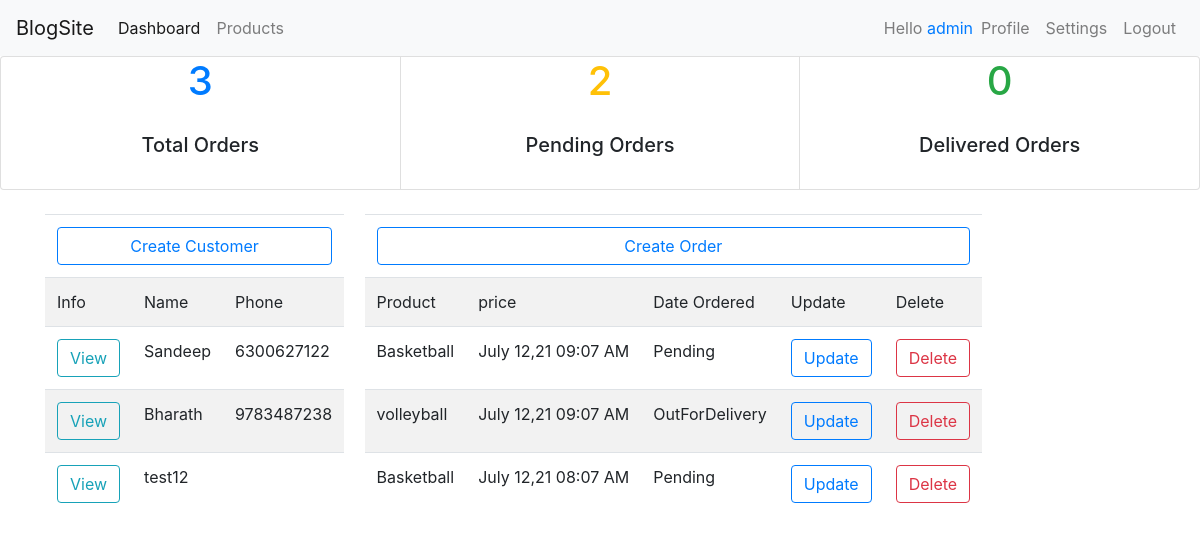
The app's page / (signed in) with its own data.
### accounts/models.py (models this page shows, shortened)
class Customer(models.Model):
    user=models.OneToOneField(User,null=True,on_delete=models.CASCADE)
    name=models.CharField(max_length=50)
    img=models.ImageField(null=True,blank=True)
    phone=models.CharField(max_length=12)
    email=models.EmailField(max_length=200)
    date_created=models.DateTimeField(auto_now_add=True)

class Order(models.Model):
    STA=(('Pending','Pending'),('OutForDelivery','OutForDelivery'),('Delivered','Delivered'))
    customer=models.ForeignKey(Customer,on_delete=models.SET_NULL,null=True)
    product=models.ForeignKey(Product,on_delete=models.SET_NULL,null=True)
    status=models.CharField(max_length=200,choices=STA)
    date_created=models.DateTimeField(auto_now_add=True)
    note=models.CharField(max_length=100,null=True)

class Product(models.Model):
    CAT=(('Indoor','Indoor'),('Outdoor','Outdoor'))
    name=models.CharField(max_length=20)
    price=models.FloatField(null=True)
    description=models.TextField(max_length=200)
    category=models.CharField(max_length=200,choices=CAT)
    date_created=models.DateTimeField(auto_now_add=True)
    tag=models.ManyToManyField(Tag)

### accounts/decorators.py (the view)
    def wrapper_func(request,*args,**kwargs):
        group=None
        if request.user.groups.exists():
            group=request.user.groups.all()[0].name
            print(group)
        if group=='admins':
            return view_func(request,*args,**kwargs)
        elif group=='customers':
            return redirect('user')

### accounts/views.py (called while the page is built)
@login_required(login_url='login')
@admin_only
def Dashboard(request):
    orders=Order.objects.order_by('-date_created')
    customers=Customer.objects.all()
    pending=Order.objects.filter(status='Pending').count()
    delivered=Order.objects.filter(status='Delivered').count()
    total=Order.objects.all().count()
    context={'customers':customers,'orders':orders,'pending':pending,'delivered':delivered,'total':total}
    return render(request,'accounts/dashboard.html',context)

### accounts/templates/accounts/dashboard.html
{% extends 'accounts/base.html' %}
{% block content %}
<div class="card-group">
    <div class="card text-center">
      <h1 class="text-primary">{{total}}</h1>
      <div class="card-body">
        <h5 class="card-title">Total Orders</h5>
      </div>
    </div>
    <div class="card text-center">
        <h1 class="text-warning">{{pending}}</h1>
        <div class="card-body">
          <h5 class="card-title">Pending Orders</h5>
        </div>
    </div>
    <div class="card text-center">
        <h1 class="text-success">{{delivered}}</h1>
        <div class="card-body">
          <h5 class="card-title">Delivered Orders</h5>
        </div>
    </div>
  </div>
<div class="container mt-4">
    <table class="table table-striped" style="display:inline">
      <thead>
      <td colspan="3">
      <a class="btn btn-outline-primary" href="" style="display:block">Create Customer</a>
      </td>
      </thead>
        <tr class="thead-dark">
            <td>Info</td>
            <td>Name</td>
            <td>Phone</td>
        </tr>
        {% for customer in customers %}
        <tr>
            <td><a class="btn btn-outline-info" href="customers/{{customer.id}}">View</a></td>
            <td>{{customer.name}}</td>
            <td>{{customer.phone}}</td>
        </tr>
        {% endfor %}
        </table>
    <table class="table table-striped dark ml-3" style="display:inline;">
      <thead>
        <td colspan="5">
        <a class="btn btn-outline-primary" href="" style="display:block">Create Order</a>
        </td>
      </thead>
    <tr class="thead-dark">
        <td>Product</td>
        <td>price</td>
        <td>Date Ordered</td>
        <td>Update</td>
        <td>Delete</td>
    </tr>
    {% for order in orders %}
    <tr>
        <td>{{order.product.name}}</td>
        <td>{{order.date_created|date:"F d,y h:m A"}}</td>
        <td>{{order.status}}</td>
        <td><a href='updateorder/{{order.id}}' class='btn btn-outline-primary'>Update</a></td>
        <td><a href='deleteorder/{{order.id}}' class='btn btn-outline-danger'>Delete</a></td>
    </tr>
    {% endfor %}
    </table>
</div>
{% endblock %}

### accounts/templates/accounts/base.html (shortened to what this page needs)
<!doctype html>
<html lang="en">
  <head>
    <link rel="stylesheet" href="https://stackpath.bootstrapcdn.com/bootstrap/4.3.1/css/bootstrap.min.css">
  </head>
  <body>
    <nav class="navbar navbar-expand-lg navbar-light bg-light">
      <a class="navbar-brand" href="#">BlogSite</a>
      {% if user.is_staff %}
      <div class="collapse navbar-collapse" id="navbarNav">
        <ul class="navbar-nav">
          <li class="nav-item active">
            <a class="nav-link" href="/">Dashboard <span class="sr-only">(current)</span></a>
          </li>
          <li class="nav-item">
            <a class="nav-link" href="/products">Products</a>
          </li>
        </ul>
      </div>
    {% endif %}
    <div class="navbar-nav" style="margin-left:auto;">
    {% if not user.is_authenticated %}
      <li class="nav-item" >
        <a class="nav-link" href="{% url 'register' %}">Register</a>
      </li>
      <li class="nav-item" >
          <a class="nav-link" href="{% url 'login' %}">Login</a>
      </li>
    {% else %}
    <li class='navbar-text'>
      Hello <span CLASS='text-primary'>{{request.user}}</span>
    </li>
    <li class="nav-item" >
      <a class="nav-link" href="{% url 'user' %}">Profile</a>
    </li>
    <li class="nav-item" >
      <a class="nav-link" href="{% url 'useracc' %}">Settings</a>
    </li>
    <li class="nav-item">
    <a class="nav-link" href="{% url 'logout' %}">Logout</a>
    </li>
    {% endif %}
    </div>
    </nav>
      {% block content %}{% endblock %}
  </body>
</html>

### records on screen
Customer: name "Sandeep", phone "6300627122"
Customer: name "Bharath", phone "9783487238"
Customer: name "test12"
Order: product.name "Basketball", date_created "July 12,21 09:07 AM", status "Pending"
Order: product.name "volleyball", date_created "July 12,21 09:07 AM", status "OutForDelivery"
Order: product.name "Basketball", date_created "July 12,21 08:07 AM", status "Pending"

### other values on screen
{{ request.user }} "admin"
{{ total }} "3"
{{ pending }} "2"
{{ delivered }} "0"
